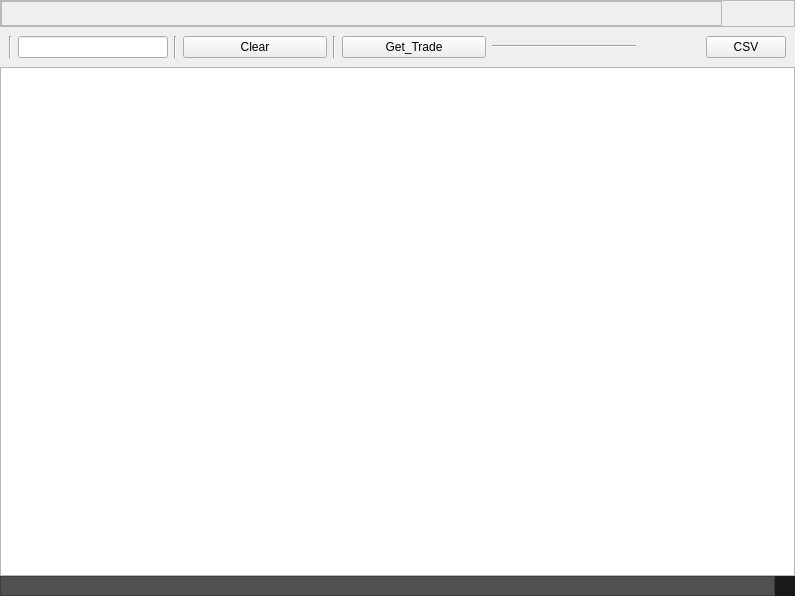
<?xml version="1.0" encoding="UTF-8"?>
<ui version="4.0">
 <class>MainWindow</class>
 <widget class="QMainWindow" name="MainWindow">
  <property name="geometry">
   <rect>
    <x>0</x>
    <y>0</y>
    <width>795</width>
    <height>596</height>
   </rect>
  </property>
  <property name="windowTitle">
   <string>MainWindow</string>
  </property>
  <widget class="QWidget" name="centralwidget">
   <layout class="QGridLayout" name="gridLayout">
    <property name="leftMargin">
     <number>0</number>
    </property>
    <property name="topMargin">
     <number>0</number>
    </property>
    <property name="rightMargin">
     <number>0</number>
    </property>
    <property name="bottomMargin">
     <number>0</number>
    </property>
    <property name="spacing">
     <number>0</number>
    </property>
    <item row="2" column="0" colspan="2">
     <widget class="QTableView" name="tableView">
      <property name="font">
       <font>
        <pointsize>8</pointsize>
       </font>
      </property>
      <property name="tabKeyNavigation">
       <bool>false</bool>
      </property>
      <property name="selectionBehavior">
       <enum>QAbstractItemView::SelectRows</enum>
      </property>
      <property name="sortingEnabled">
       <bool>true</bool>
      </property>
      <attribute name="verticalHeaderDefaultSectionSize">
       <number>21</number>
      </attribute>
      <attribute name="verticalHeaderMinimumSectionSize">
       <number>21</number>
      </attribute>
     </widget>
    </item>
    <item row="3" column="0">
     <widget class="QFrame" name="frame">
      <property name="styleSheet">
       <string notr="true">background-color: rgb(80, 80, 80);
  border-radius: 0
px;</string>
      </property>
      <property name="frameShape">
       <enum>QFrame::StyledPanel</enum>
      </property>
      <property name="frameShadow">
       <enum>QFrame::Raised</enum>
      </property>
     </widget>
    </item>
    <item row="0" column="0" colspan="2">
     <widget class="QFrame" name="headerFrame">
      <property name="sizePolicy">
       <sizepolicy hsizetype="Expanding" vsizetype="Maximum">
        <horstretch>0</horstretch>
        <verstretch>0</verstretch>
       </sizepolicy>
      </property>
      <property name="minimumSize">
       <size>
        <width>0</width>
        <height>0</height>
       </size>
      </property>
      <property name="styleSheet">
       <string notr="true"/>
      </property>
      <property name="frameShape">
       <enum>QFrame::StyledPanel</enum>
      </property>
      <property name="frameShadow">
       <enum>QFrame::Raised</enum>
      </property>
      <layout class="QGridLayout" name="gridLayout_2">
       <property name="leftMargin">
        <number>0</number>
       </property>
       <property name="topMargin">
        <number>0</number>
       </property>
       <property name="rightMargin">
        <number>0</number>
       </property>
       <property name="bottomMargin">
        <number>0</number>
       </property>
       <property name="spacing">
        <number>0</number>
       </property>
       <item row="0" column="0">
        <widget class="QFrame" name="frame_2">
         <property name="sizePolicy">
          <sizepolicy hsizetype="Expanding" vsizetype="Preferred">
           <horstretch>0</horstretch>
           <verstretch>0</verstretch>
          </sizepolicy>
         </property>
         <property name="minimumSize">
          <size>
           <width>0</width>
           <height>25</height>
          </size>
         </property>
         <property name="maximumSize">
          <size>
           <width>16777215</width>
           <height>25</height>
          </size>
         </property>
         <property name="frameShape">
          <enum>QFrame::StyledPanel</enum>
         </property>
         <property name="frameShadow">
          <enum>QFrame::Raised</enum>
         </property>
        </widget>
       </item>
       <item row="0" column="1" alignment="Qt::AlignRight|Qt::AlignTop">
        <widget class="QFrame" name="btnframe">
         <property name="sizePolicy">
          <sizepolicy hsizetype="Expanding" vsizetype="Expanding">
           <horstretch>0</horstretch>
           <verstretch>0</verstretch>
          </sizepolicy>
         </property>
         <property name="minimumSize">
          <size>
           <width>0</width>
           <height>25</height>
          </size>
         </property>
         <property name="maximumSize">
          <size>
           <width>16777215</width>
           <height>25</height>
          </size>
         </property>
         <property name="styleSheet">
          <string notr="true">background-color: transparent;</string>
         </property>
         <property name="frameShape">
          <enum>QFrame::StyledPanel</enum>
         </property>
         <property name="frameShadow">
          <enum>QFrame::Raised</enum>
         </property>
         <layout class="QHBoxLayout" name="horizontalLayout">
          <property name="spacing">
           <number>0</number>
          </property>
          <property name="leftMargin">
           <number>0</number>
          </property>
          <property name="topMargin">
           <number>0</number>
          </property>
          <property name="rightMargin">
           <number>0</number>
          </property>
          <property name="bottomMargin">
           <number>0</number>
          </property>
          <item alignment="Qt::AlignTop">
           <widget class="QPushButton" name="bt_min">
            <property name="sizePolicy">
             <sizepolicy hsizetype="Expanding" vsizetype="Expanding">
              <horstretch>0</horstretch>
              <verstretch>0</verstretch>
             </sizepolicy>
            </property>
            <property name="minimumSize">
             <size>
              <width>35</width>
              <height>25</height>
             </size>
            </property>
            <property name="maximumSize">
             <size>
              <width>35</width>
              <height>25</height>
             </size>
            </property>
            <property name="styleSheet">
             <string notr="true">QPushButton {
  background-color: transparent;
  border: 1px solid transparent;

}
QPushButton:hover {
  background-color: #148CD2;    
}
</string>
            </property>
            <property name="text">
             <string/>
            </property>
            <property name="icon">
             <iconset resource="../icons/icons.qrc">
              <normaloff>:/icon1/minus.svg</normaloff>:/icon1/minus.svg</iconset>
            </property>
            <property name="iconSize">
             <size>
              <width>15</width>
              <height>15</height>
             </size>
            </property>
           </widget>
          </item>
          <item alignment="Qt::AlignRight|Qt::AlignTop">
           <widget class="QPushButton" name="bt_close">
            <property name="sizePolicy">
             <sizepolicy hsizetype="Maximum" vsizetype="Maximum">
              <horstretch>0</horstretch>
              <verstretch>0</verstretch>
             </sizepolicy>
            </property>
            <property name="minimumSize">
             <size>
              <width>35</width>
              <height>25</height>
             </size>
            </property>
            <property name="maximumSize">
             <size>
              <width>35</width>
              <height>25</height>
             </size>
            </property>
            <property name="styleSheet">
             <string notr="true">QPushButton {
  background-color: transparent;
  border: 1px solid transparent;

}
QPushButton:hover {
  background-color: #148CD2;    
}
</string>
            </property>
            <property name="text">
             <string/>
            </property>
            <property name="icon">
             <iconset resource="../icons/icons.qrc">
              <normaloff>:/icon1/x.svg</normaloff>:/icon1/x.svg</iconset>
            </property>
            <property name="iconSize">
             <size>
              <width>15</width>
              <height>15</height>
             </size>
            </property>
           </widget>
          </item>
         </layout>
        </widget>
       </item>
      </layout>
     </widget>
    </item>
    <item row="3" column="1">
     <widget class="QFrame" name="frameGrip">
      <property name="minimumSize">
       <size>
        <width>20</width>
        <height>20</height>
       </size>
      </property>
      <property name="maximumSize">
       <size>
        <width>20</width>
        <height>20</height>
       </size>
      </property>
      <property name="styleSheet">
       <string notr="true">background-color: rgb(25,25,25);
  border-radius: 0px;</string>
      </property>
      <property name="frameShape">
       <enum>QFrame::StyledPanel</enum>
      </property>
      <property name="frameShadow">
       <enum>QFrame::Raised</enum>
      </property>
     </widget>
    </item>
    <item row="1" column="0" colspan="2">
     <widget class="QWidget" name="toolB" native="true">
      <property name="minimumSize">
       <size>
        <width>0</width>
        <height>25</height>
       </size>
      </property>
      <layout class="QHBoxLayout" name="horizontalLayout_2">
       <item>
        <widget class="Line" name="line">
         <property name="orientation">
          <enum>Qt::Vertical</enum>
         </property>
        </widget>
       </item>
       <item>
        <widget class="QLineEdit" name="leSearch">
         <property name="maximumSize">
          <size>
           <width>150</width>
           <height>16777215</height>
          </size>
         </property>
        </widget>
       </item>
       <item>
        <widget class="Line" name="line_2">
         <property name="orientation">
          <enum>Qt::Vertical</enum>
         </property>
        </widget>
       </item>
       <item>
        <widget class="QPushButton" name="pbClear">
         <property name="text">
          <string>Clear</string>
         </property>
        </widget>
       </item>
       <item>
        <widget class="Line" name="line_3">
         <property name="orientation">
          <enum>Qt::Vertical</enum>
         </property>
        </widget>
       </item>
       <item>
        <widget class="QPushButton" name="pbGetTrade">
         <property name="text">
          <string>Get_Trade</string>
         </property>
        </widget>
       </item>
       <item>
        <widget class="Line" name="line_4">
         <property name="minimumSize">
          <size>
           <width>50</width>
           <height>0</height>
          </size>
         </property>
         <property name="orientation">
          <enum>Qt::Horizontal</enum>
         </property>
        </widget>
       </item>
       <item alignment="Qt::AlignRight">
        <widget class="QPushButton" name="pbCsv">
         <property name="text">
          <string>CSV</string>
         </property>
        </widget>
       </item>
      </layout>
     </widget>
    </item>
   </layout>
  </widget>
  <action name="actionCSV">
   <property name="text">
    <string>CSV</string>
   </property>
  </action>
 </widget>
 <resources>
  <include location="../icons/icons.qrc"/>
 </resources>
 <connections/>
</ui>
